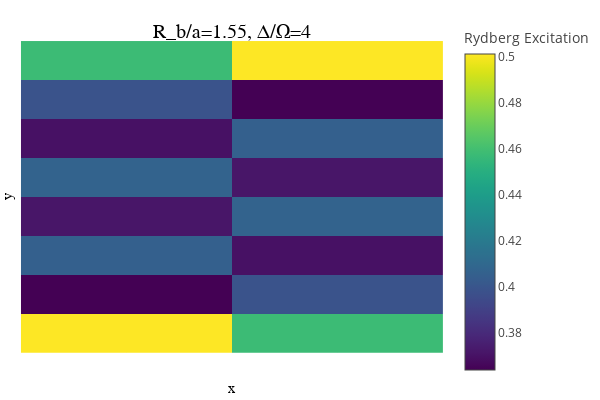

Here is the notebook cell this chart was saved with:
### Code cell
# snake mps starting at bottom left
geometry = "square"
N1 = 2 # x
N2 = 8 # y
# sites = siteinds("Qubit", N1 * N2)
# psi0 = MPS(sites, ["Dn" for i = 1:N1*N2])

focus(geometry, N1, N2, 4, 1.55, psi0, sites)[4]

### Figure 1 — Plotly figure (JSON) as saved in the notebook; plotly's stock layout.template omitted (floating-point values rounded to 4 significant figures; data arrays with more than 128 entries replaced by an {"elided": "..."} marker saying what was removed)
{"data": [{"colorbar": {"title": "Rydberg Excitation"}, "colorscale": {"elided": "256x2 mixed values"}, "hoverinfo": "none", "name": "y1", "showlegend": false, "showscale": true, "type": "heatmap", "x": [0.5, 1.5, 2.5], "xaxis": "x", "y": [0.5, 1.5, 2.5, 3.5, 4.5, 5.5, 6.5, 7.5, 8.5], "yaxis": "y", "z": [[0.5014, 0.4578], [0.3637, 0.3988], [0.4051, 0.3696], [0.3714, 0.4071], [0.4071, 0.3714], [0.3696, 0.4051], [0.3988, 0.3637], [0.4578, 0.5014]], "zmax": 0.5014, "zmin": 0.3637}], "layout": {"annotations": [{"font": {"color": "rgba(0, 0, 0, 1.000)", "family": "sans-serif", "size": 20}, "rotation": 0, "showarrow": false, "text": "R_b/a=1.55, Δ/Ω=4", "x": 0.5201, "xanchor": "center", "xref": "paper", "y": 1, "yanchor": "top", "yref": "paper"}], "height": 400, "legend": {"bgcolor": "rgba(255, 255, 255, 1.000)", "bordercolor": "rgba(0, 0, 0, 1.000)", "borderwidth": 1, "font": {"color": "rgba(0, 0, 0, 1.000)", "family": "sans-serif", "size": 11}, "title": {"font": {"color": "rgba(0, 0, 0, 1.000)", "family": "sans-serif", "size": 15}, "text": ""}, "tracegroupgap": 0, "traceorder": "normal", "x": 1, "xanchor": "auto", "y": 1, "yanchor": "auto"}, "margin": {"b": 20, "l": 0, "r": 0, "t": 20}, "paper_bgcolor": "rgba(255, 255, 255, 1.000)", "plot_bgcolor": "rgba(255, 255, 255, 1.000)", "showlegend": true, "width": 600, "xaxis": {"anchor": "y", "domain": [0.04684, 0.9934], "gridcolor": "rgba(0, 0, 0, 0.100)", "gridwidth": 0.5, "linecolor": "rgba(0, 0, 0, 1.000)", "mirror": false, "range": [0.5, 2.5], "showgrid": true, "showline": false, "showticklabels": false, "tickangle": 0, "tickcolor": "rgba(0, 0, 0, 0.000)", "tickfont": {"color": "rgba(0, 0, 0, 1.000)", "family": "sans-serif", "size": 11}, "tickmode": "array", "ticks": "inside", "ticktext": ["0.5", "1.0", "1.5", "2.0", "2.5"], "tickvals": [0.5, 1, 1.5, 2, 2.5], "title": "x", "titlefont": {"color": "rgba(0, 0, 0, 1.000)", "family": "sans-serif", "size": 15}, "type": "-", "visible": true, "zeroline": false, "zerolinecolor": "rgba(0, 0, 0, 1.000)"}, "yaxis": {"anchor": "x", "domain": [0.07581, 0.9415], "gridcolor": "rgba(0, 0, 0, 0.100)", "gridwidth": 0.5, "linecolor": "rgba(0, 0, 0, 1.000)", "mirror": false, "range": [0.5, 8.5], "showgrid": true, "showline": false, "showticklabels": false, "tickangle": 0, "tickcolor": "rgba(0, 0, 0, 0.000)", "tickfont": {"color": "rgba(0, 0, 0, 1.000)", "family": "sans-serif", "size": 11}, "tickmode": "array", "ticks": "inside", "ticktext": ["2", "4", "6", "8"], "tickvals": [2, 4, 6, 8], "title": "y", "titlefont": {"color": "rgba(0, 0, 0, 1.000)", "family": "sans-serif", "size": 15}, "type": "-", "visible": true, "zeroline": false, "zerolinecolor": "rgba(0, 0, 0, 1.000)"}}}
